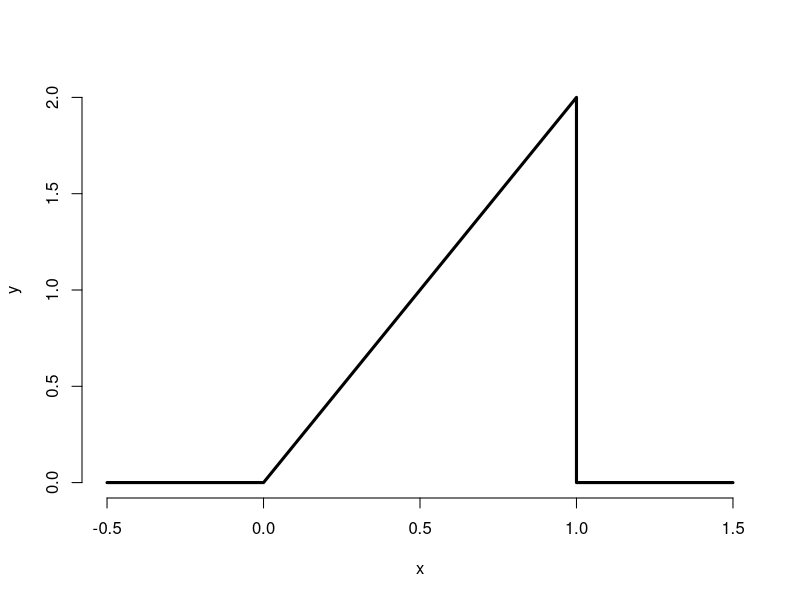
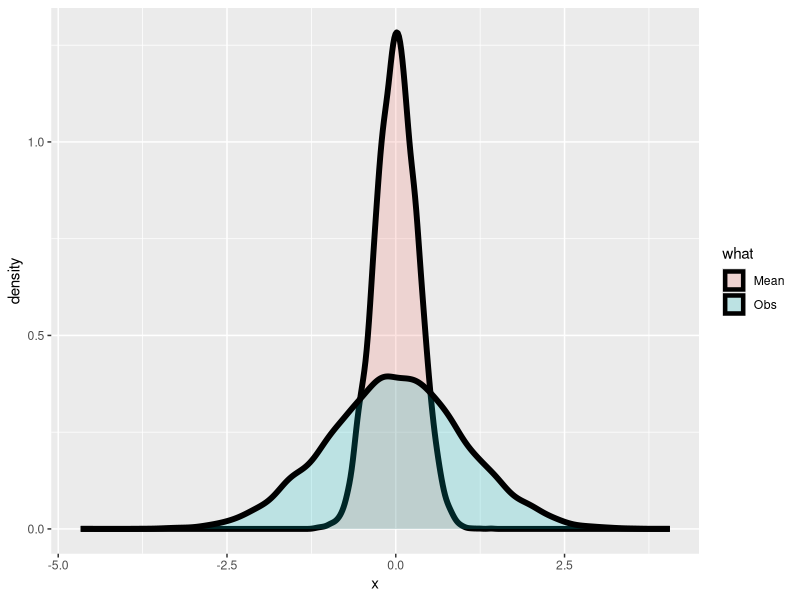
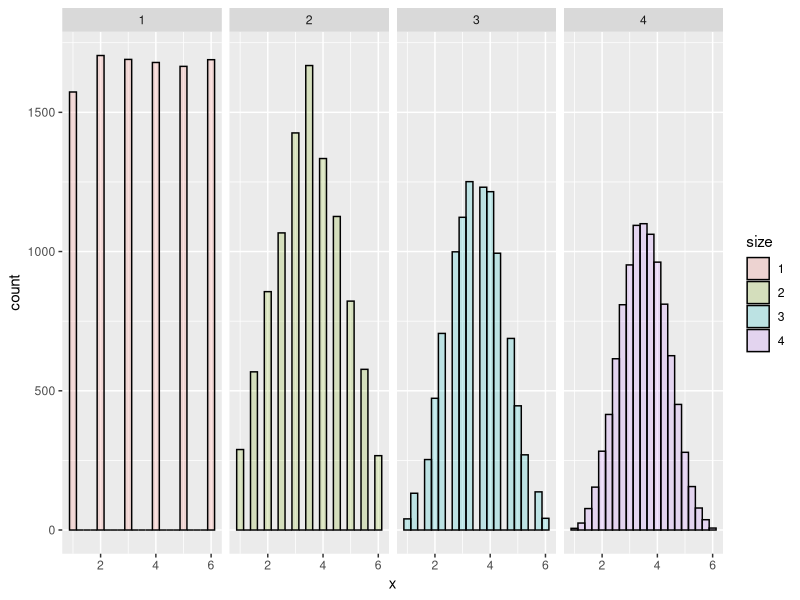
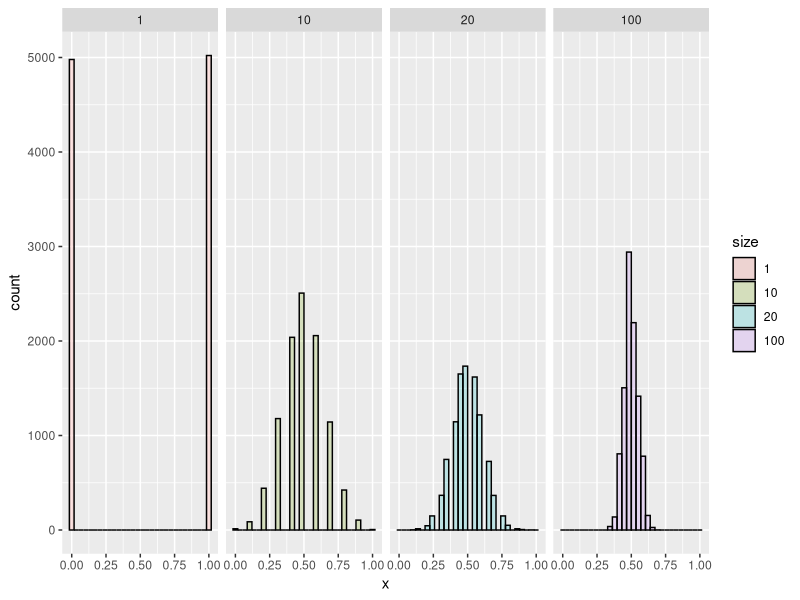
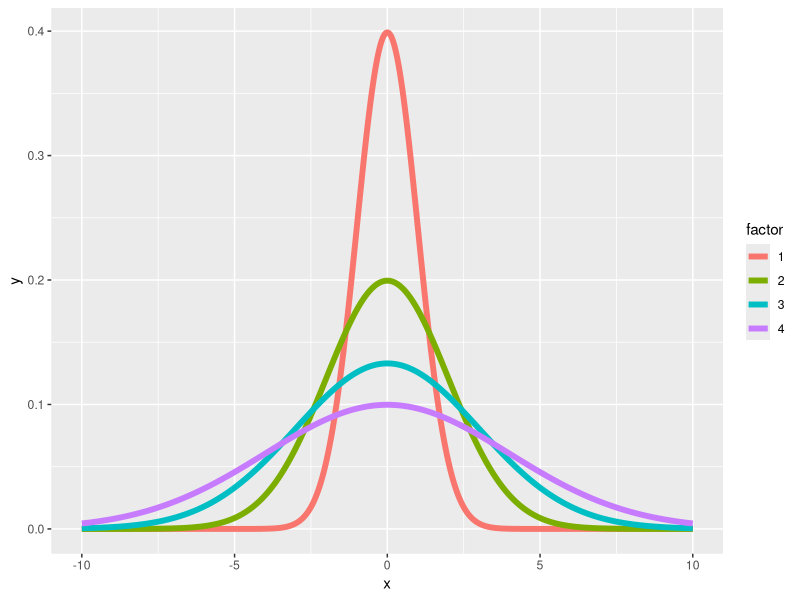

These charts were generated, in order, by the following R code:
## ---- chunk 1
knitr::opts_chunk$set(echo = TRUE)
## ---- chunk 2
#require(swirl)
#install_from_swirl("Statistical Inference")
## ---- chunk 3
x <- c(-0.5,0,1,1,1.5)
y <- c(0,0,2,0,0)
plot(x,y, lwd=3, frame = FALSE, type="l")


## ---- chunk 4
pbeta(c(0.4, 0.5, 0.6), 2, 1)
## ---- chunk 5
sqrt(0.5)
## ---- chunk 6
qbeta(0.5, 2, 1) #quantiles
## ---- chunk 7
library(ggplot2)
nosim <- 10000
n <- 10
dat <- data.frame(x = c(rnorm(nosim), apply(matrix(
rnorm(nosim * n), nosim
), 1, mean)),
what = factor(rep(c("Obs", "Mean"), c(nosim, nosim))))
ggplot(dat, aes(x = x, fill = what)) + geom_density(size = 2, alpha = .2)

## ---- chunk 8
dat <- data.frame(
  x = c(sample(1 : 6, nosim, replace = TRUE),
        apply(matrix(sample(1 : 6, nosim * 2, replace = TRUE), 
                     nosim), 1, mean),
        apply(matrix(sample(1 : 6, nosim * 3, replace = TRUE), 
                     nosim), 1, mean),
        apply(matrix(sample(1 : 6, nosim * 4, replace = TRUE), 
                     nosim), 1, mean)
        ),
  size = factor(rep(1 : 4, rep(nosim, 4))))
g <- ggplot(dat, aes(x = x, fill = size)) + geom_histogram(alpha = .20, binwidth=.25, colour = "black") 
g + facet_grid(. ~ size)
## ---- chunk 9
dat <- data.frame(
  x = c(sample(0 : 1, nosim, replace = TRUE),
        apply(matrix(sample(0 : 1, nosim * 10, replace = TRUE), 
                     nosim), 1, mean),
        apply(matrix(sample(0 : 1, nosim * 20, replace = TRUE), 
                     nosim), 1, mean),
        apply(matrix(sample(0 : 1, nosim * 100, replace = TRUE), 
                     nosim), 1, mean)
        ),
  size = factor(rep(c(1, 10, 20, 100), rep(nosim, 4))))
g <- ggplot(dat, aes(x = x, fill = size)) + geom_histogram(alpha = .20,  colour = "black"); 
g + facet_grid(. ~ size)
## ---- chunk 10
library(ggplot2)
xvals <- seq(-10, 10, by = .01)
dat <- data.frame(
    y = c(
        dnorm(xvals, mean = 0, sd = 1),
        dnorm(xvals, mean = 0, sd = 2),
        dnorm(xvals, mean = 0, sd = 3),
        dnorm(xvals, mean = 0, sd = 4)
    ),
    x = rep(xvals, 4),
    factor = factor(rep(1 : 4, rep(length(xvals), 4)))
)
ggplot(dat, aes(x = x, y = y, color = factor)) + geom_line(size = 2)    
